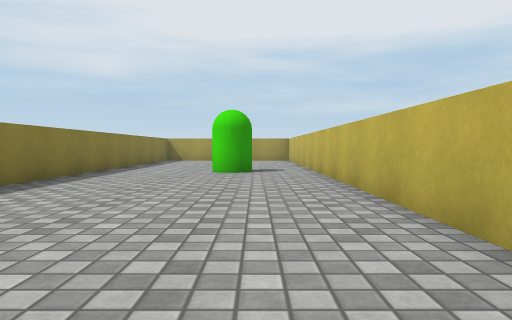
View 1 (above)

18 first-person views from a walk through a Unity game level. The camera is 0.61 m above the floor, tilts 2° down and sees 70° across. The floor is counted in squares, 1 m on a side. Each view is taken from the middle of a square. On the plan, view 1 faces up. The plan holds only what a view shows up to about 10 squares ahead; the rest is blank. The player is left out. Surface patterns are stand-ins for the level's own textures.

View 2
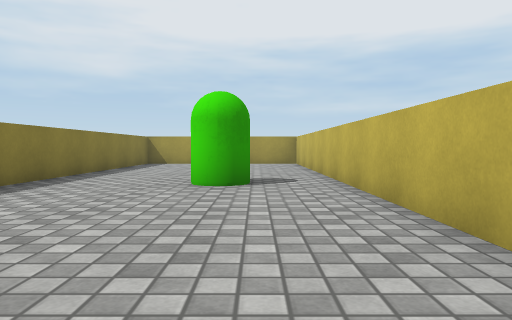

View 3
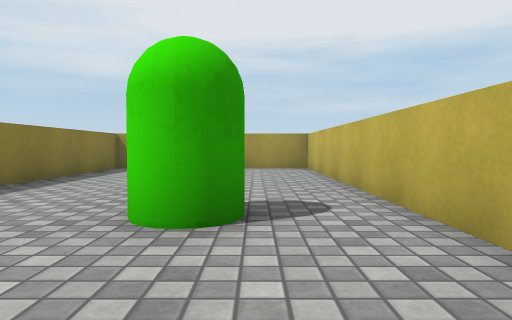

View 4
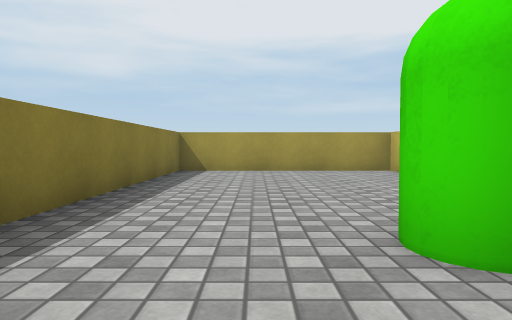

View 5
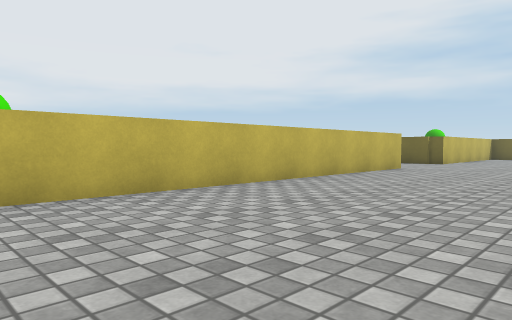

View 6
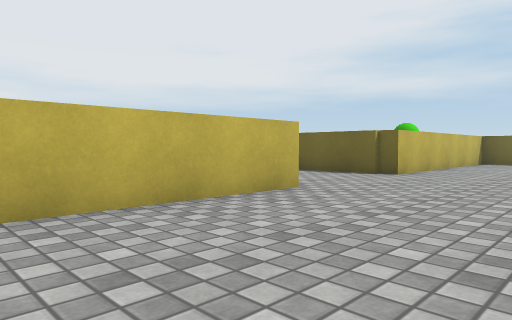

View 7
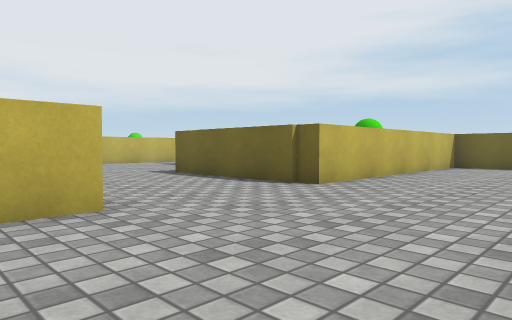

View 8
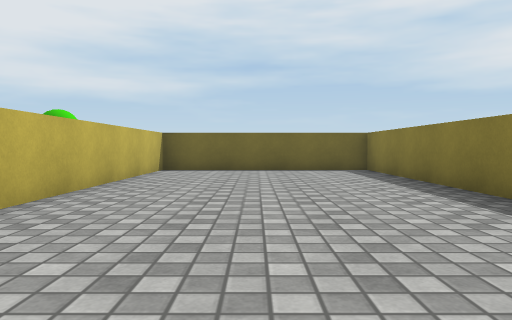

View 9
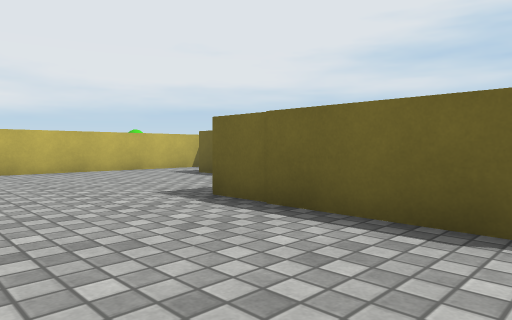

View 10
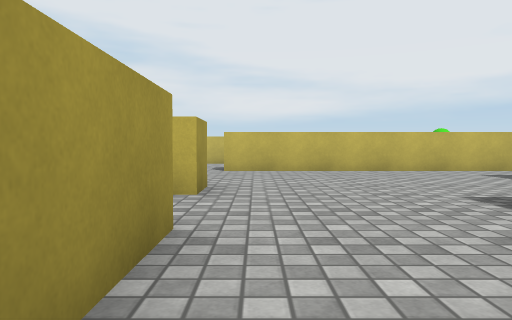

View 11
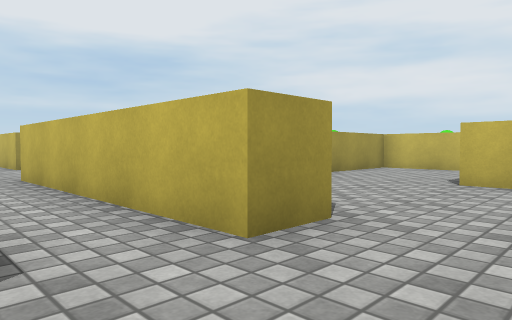

View 12
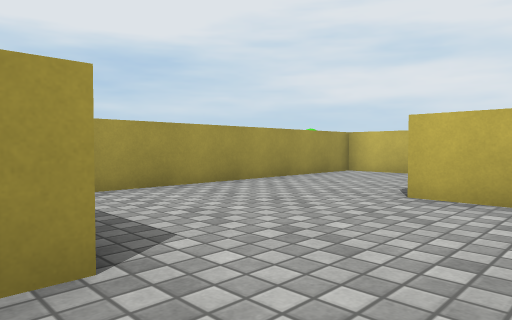

View 13
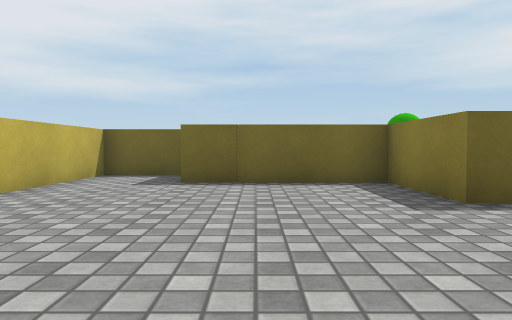

View 14
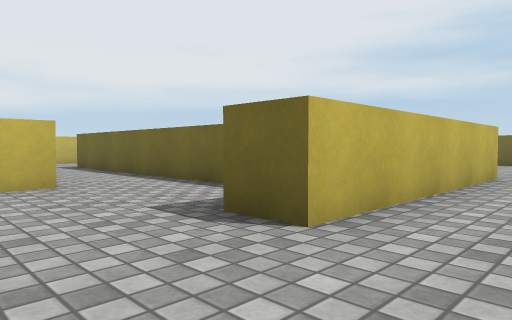

View 15
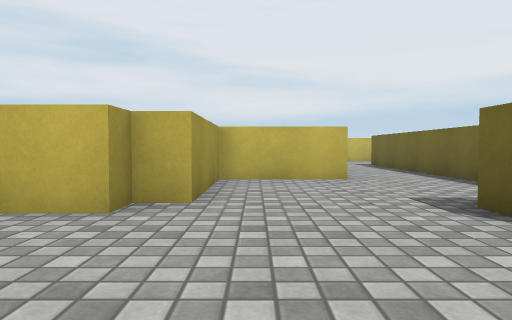

View 16
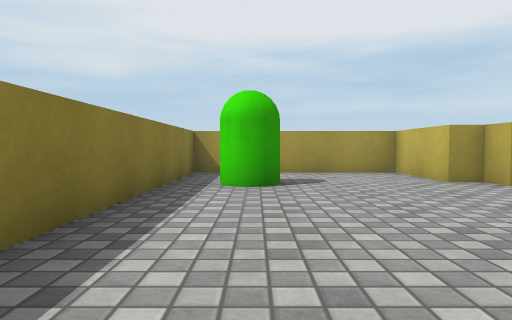

View 17
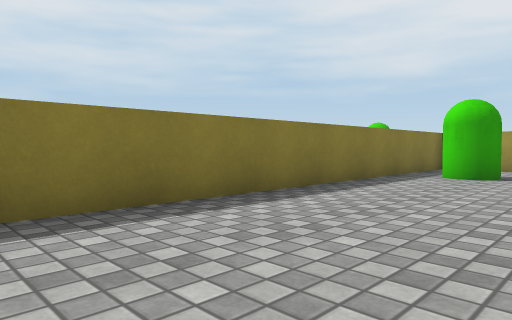

View 18
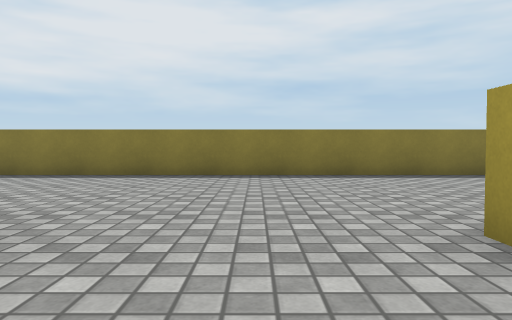

### Floor plan
Points are (right, up) in squares from view 1. A wall is a line through its corners. A room is listed if a view was taken in it or the views show most of it. See-through windows are left out.
Room 1 (views 1, 2, 3, 4, 5, 6, 7, 8, 9, 10, 11, 12, 13, 18)
walls: (-4, -1.9) (-4, -15.9) (1.5, -15.9) (1.5, -8.9) (5.7, -8.9) (5.7, -11.3) (9.4, -11.3); (4.8, -5.4) (1.5, -5.4) (1.5, 16.5) (-4, 16.5) (-4, 5.6); (7.8, -5.4) (6.7, -5.4) (6.7, -4.4); (9.6, -13) (11.3, -13) (11.4, -5.1); (15.5, -4.1) (15.5, -1.9) (8.9, -1.9)
ways out: opening at (5.5, -5) to room 2
objects: green capsule (-1, 9)
Room 2 (views 14, 15, 16, 17)
walls: (9.6, -0.9) (10.6, -0.9); (10.9, 1.2) (10.9, 3.7) (8, 3.7) (8, 4.3) (7.4, 4.3) (7.4, 6.7) (2.5, 6.7) (2.5, -3.5); (6.7, -4.4) (6.7, 0.8) (7.8, 0.8)
ways out: opening at (5.5, -5) to room 1; opening at (11.5, 0.5)
objects: green capsule (4, 4)

Positions as (right, up) in squares from view 1, and headings:
1: (0, 0), facing up
2: (0, 3), facing up
3: (0, 6), facing up
4: (-2, 7), facing up
5: (-3, 5), facing down-right
6: (-2, -1), facing down-right
7: (-2, -4), facing down-right
8: (-1, -6), facing down
9: (2, -6), facing down-right
10: (2, -6), facing right
11: (5, -7), facing up-right
12: (7, -7), facing up-right
13: (8, -5), facing down
14: (5, 3), facing down-right
15: (4, 3), facing right
16: (4, -2), facing up
17: (6, -4), facing up-left
18: (4, -7), facing left
